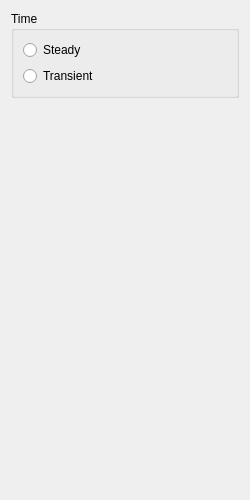
<?xml version="1.0" encoding="UTF-8"?>
<ui version="4.0">
 <class>GeneralPage</class>
 <widget class="QWidget" name="GeneralPage">
  <property name="geometry">
   <rect>
    <x>0</x>
    <y>0</y>
    <width>250</width>
    <height>500</height>
   </rect>
  </property>
  <property name="sizePolicy">
   <sizepolicy hsizetype="Preferred" vsizetype="Minimum">
    <horstretch>0</horstretch>
    <verstretch>0</verstretch>
   </sizepolicy>
  </property>
  <property name="minimumSize">
   <size>
    <width>0</width>
    <height>0</height>
   </size>
  </property>
  <property name="windowTitle">
   <string>Form</string>
  </property>
  <layout class="QVBoxLayout" name="verticalLayout_2">
   <item>
    <widget class="QGroupBox" name="groupBox">
     <property name="sizePolicy">
      <sizepolicy hsizetype="Expanding" vsizetype="Fixed">
       <horstretch>0</horstretch>
       <verstretch>0</verstretch>
      </sizepolicy>
     </property>
     <property name="title">
      <string>Time</string>
     </property>
     <layout class="QVBoxLayout" name="verticalLayout">
      <item>
       <widget class="QRadioButton" name="steady">
        <property name="text">
         <string>Steady</string>
        </property>
       </widget>
      </item>
      <item>
       <widget class="QRadioButton" name="transient_2">
        <property name="text">
         <string>Transient</string>
        </property>
       </widget>
      </item>
     </layout>
    </widget>
   </item>
   <item>
    <spacer name="verticalSpacer">
     <property name="orientation">
      <enum>Qt::Vertical</enum>
     </property>
     <property name="sizeHint" stdset="0">
      <size>
       <width>20</width>
       <height>40</height>
      </size>
     </property>
    </spacer>
   </item>
  </layout>
 </widget>
 <resources/>
 <connections/>
</ui>
